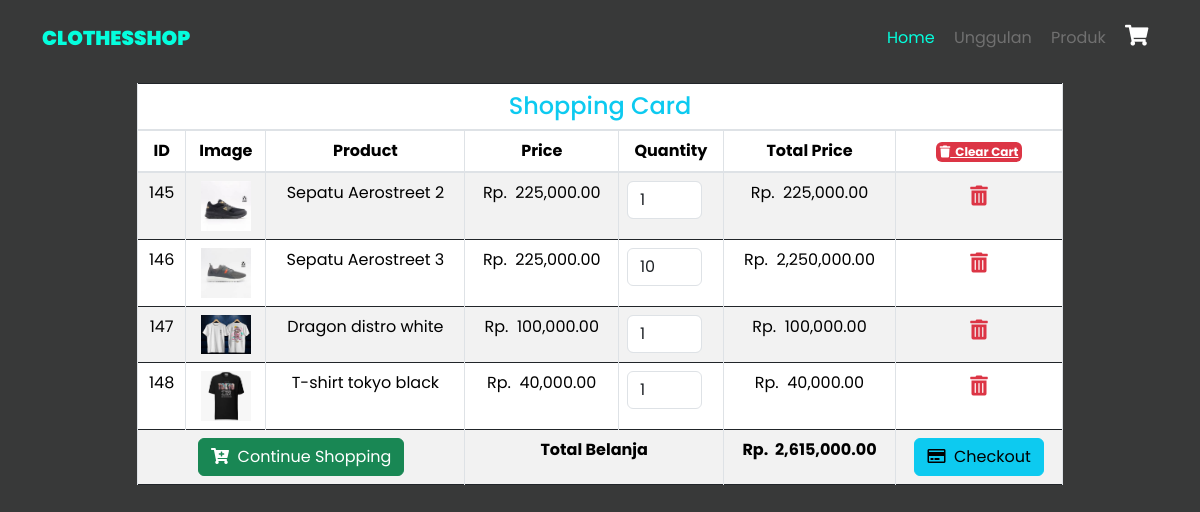
/Clothesshop/cart.php, run on the app's committed database.
### tables this page shows
CREATE TABLE `cart` (
  `id` int NOT NULL,
  `product_name` varchar(100) NOT NULL,
  `product_price` varchar(50) NOT NULL,
  `product_image` varchar(255) NOT NULL,
  `qty` int NOT NULL,
  `total_price` varchar(100) NOT NULL,
  `product_code` varchar(10) NOT NULL
);

### Clothesshop/cart.php (the view, shortened to what this page needs)
<!DOCTYPE html>
<html lang="en">
<head>
  <link rel="stylesheet" href="css/style.css">
  <link rel='stylesheet' href='https://cdnjs.cloudflare.com/ajax/libs/twitter-bootstrap/4.5.2/css/bootstrap.min.css' />
  <link rel='stylesheet' href='https://cdnjs.cloudflare.com/ajax/libs/font-awesome/5.9.0/css/all.min.css' />
  <link rel="stylesheet" href="https://cdn.jsdelivr.net/npm/bootstrap-icons@1.11.3/font/bootstrap-icons.min.css" />
  <link href="https://cdn.jsdelivr.net/npm/bootstrap@5.3.3/dist/css/bootstrap.min.css" rel="stylesheet" />
  <link rel="stylesheet" href="css/style.css">
</head>
<body>
  <nav class="navbar navbar-expand-lg">
    <div class="container">
      <a class="navbar-brand" href="../clothesShop">ClothesShop</a>
      <div class="collapse navbar-collapse" id="navbarNavAltMarkup">
        <div class="navbar-nav ms-auto">
          <a class="nav-link active" href="../clothesShop">Home</a>
          <a class="nav-link" href="../clothesShop">Unggulan</a>
          <a class="nav-link" href="allproduk.php">Produk</a>
          <li class="nav-item">
            <a class="nav-link" href="cart.php"><i class="fas fa-shopping-cart"></i> <span id="cart-item" class="badge badge-danger"></span></a>
          </li>
        </div>
      </div>
    </div>
  </nav>
  <div class="container">
    <div class="row justify-content-center">
      <div class="col-lg-10">
        <div class="table-responsive mt-2">
          <table class="table table-bordered table-striped text-center">
            <thead>
              <tr>
                <td colspan="7">
                  <h4 class="text-center text-info m-0">Shopping Card</h4>
                </td>
              </tr>
              <tr>
                <th>ID</th>
                <th>Image</th>
                <th>Product</th>
                <th>Price</th>
                <th>Quantity</th>
                <th>Total Price</th>
                <th>
                  <a href="action.php?clear=all" class="badge-danger badge p-1" onclick="return confirm('Anda yakin ingin menghapus semua item ini?');"><i class="fas fa-trash"></i>&nbsp;&nbsp;Clear Cart</a>
                </th>
              </tr>
            </thead>
            <tbody>
              <?php
                require 'config.php';
                $stmt = $conn->prepare('SELECT * FROM cart');
                $stmt->execute();
                $result = $stmt->get_result();
                $grand_total = 0;
                while ($row = $result->fetch_assoc()):
              ?>
              <tr>
                <td><?= $row['id'] ?></td>
                <td><img src="<?= $row['product_image'] ?>" width="50"></td>
                <td><?= $row['product_name'] ?></td>
                <td>
                  Rp.&nbsp;&nbsp;<?= number_format($row['product_price'],2); ?>
                </td>
                <td>
                  <input type="number" class="form-control itemQty" value="<?= $row['qty'] ?>" style="width:75px;">
                </td>
                <td>Rp.&nbsp;&nbsp;<?= number_format($row['total_price'],2); ?></td>
                <td>
                  <a href="action.php?remove=<?= $row['id'] ?>" class="text-danger lead" onclick="return confirm('Anda yakin ingin menghapus item ini?');"><i class="fas fa-trash-alt"></i></a>
                </td>
              </tr>
              <?php $grand_total += $row['total_price']; ?>
              <?php endwhile; ?>
              <tr>
                <td colspan="3">
                  <a href="allproduk.php" class="btn btn-success"><i class="fas fa-cart-plus"></i>&nbsp;&nbsp;Continue
                    Shopping</a>
                </td>
                <td colspan="2"><b>Total Belanja</b></td>
                <td><b>Rp.&nbsp;&nbsp;<?= number_format($grand_total,2); ?></b></td>
                <td>
                  <a href="checkout.php" class="btn btn-info <?= ($grand_total > 1) ? '' : 'disabled'; ?>"><i class="far fa-credit-card"></i>&nbsp;&nbsp;Checkout</a>
                </td>
              </tr>
            </tbody>
          </table>
        </div>
      </div>
    </div>
  </div>
</body>
</html>

### Clothesshop/css/style.css (style rules this page uses)
body { background: #383939 !important; font-family: "Poppins", sans-serif; scroll-behavior: smooth; }
.navbar { padding: 1rem 0; }
.navbar .navbar-brand { color: #04fedd; text-transform: uppercase; font-weight: 900; }
.navbar .nav-link { color: #707070; }
@media (min-width: 991.98px) { .navbar .nav-link { margin: 0.1rem; } }
.navbar i { color: #fff; font-size: 1.3em; }
.navbar .active { color: #04fedd !important; }

### data on the page
cart: id "145", product_image (picture), product_name "Sepatu Aerostreet 2", product_price "225,000.00", qty "1", total_price "225,000.00"
cart: id "146", product_image (picture), product_name "Sepatu Aerostreet 3", product_price "225,000.00", qty "10", total_price "2,250,000.00"
cart: id "147", product_image (picture), product_name "Dragon distro white", product_price "100,000.00", qty "1", total_price "100,000.00"
cart: id "148", product_image (picture), product_name "T-shirt tokyo black", product_price "40,000.00", qty "1", total_price "40,000.00"

### other printed values
$grand_total "2,615,000.00"
